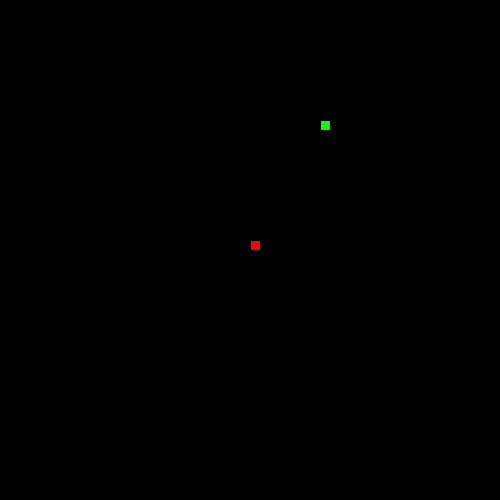
Frame 1 (no input)
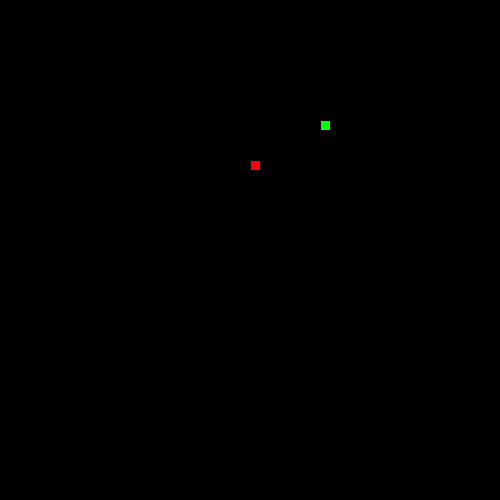
Frame 60 (the mouse pressed at the canvas centre just before this capture)
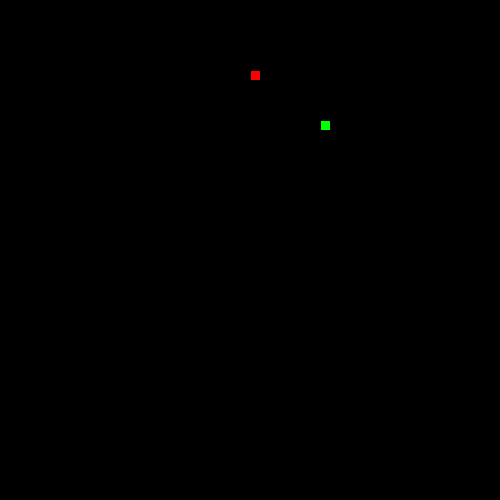
Frame 120 (the mouse held since frame 60 and released just before this capture)

The Processing sketch that drew these frames (run headless with seeded random() and noise(); from frame 60 on, the mouse is pressed at the canvas centre):

// Processing sketch: LeagueSnake
// ── LeagueSnake.pde
//*
// ***** SEGMENT CLASS *****
// This class will be used to represent each part of the moving snake.
//*

class Segment {

//Add x and y member variables. They will hold the corner location of each segment of the snake.
int x;
int y;

// Add a constructor with parameters to initialize each variable.
public Segment(int x, int y) {
    this.x = x;
    this.y = y;

}
}


//*
// ***** GAME VARIABLES *****
// All the game variables that will be shared by the game methods are here
//*

Segment s;
ArrayList<Segment> tail = new ArrayList<Segment>();
int foodX;
int foodY;

int direction = UP;
int hasEaten = 0;
//*
// ***** SETUP METHODS *****
// These methods are called at the start of the game.
//*

void setup() {
size(500,500);

s= new Segment(250,250);


frameRate(20);

dropFood();


}

void dropFood() {
  //Set the food in a new random location
foodX = ((int)random(50)*10);
foodY = ((int)random(50)*10);
}



//*
// ***** DRAW METHODS *****
// These methods are used to draw the snake and its food 
//*

void draw() {
 background(0,0,0);
 drawFood();
 move();
 drawSnake();
 eat();
}

void drawFood() {
  //Draw the food
   fill(0,255,0);
  rect(foodX,foodY,10,10);
}

void drawSnake() {
  //Draw the head of the snake followed by its tail
fill(255,0,0);
rect(s.x,s.y,10,10);
drawTail();
}


//*
// ***** TAIL MANAGEMENT METHODS *****
// These methods make sure the tail is the correct length.
//*

void drawTail() {
  //Draw each segment of the tail 
  for(int i =0;i<tail.size();i++){
rect(tail.get(i).x,tail.get(i).y,10,10);
  }
}

void manageTail() {
  checkTailCollision();
  drawTail();
  //After drawing the tail, add a new segment at the "start" of the tail and remove the one at the "end" 
  //This produces the illusion of the snake tail moving.
  
  
  
  
  
}

void checkTailCollision() {
  //If the snake crosses its own tail, shrink the tail back to one segment
  
}



//*
// ***** CONTROL METHODS *****
// These methods are used to change what is happening to the snake
//*

void keyPressed() {
  //Set the direction of the snake according to the arrow keys pressed
  if(keyCode == UP&& direction !=DOWN){
  direction=UP;
  } 
   if(keyCode == DOWN && direction !=UP){
  direction=DOWN;
  }
   if(keyCode == LEFT && direction !=RIGHT){
  direction= LEFT;
  }
  if(keyCode == RIGHT && direction !=LEFT){
  direction=RIGHT;
  }
  
   
   
}

void move() {
  //Change the location of the Snake head based on the direction it is moving.
  
    
  switch(direction) {
  case UP:
    s.y-=10;
    break;
  case DOWN:
       s.y+=10;
    break;
  case LEFT:
  s.x-=10;
    break;
  case RIGHT:
    s.x+=10;
    break;
  }
 checkBoundaries();
}

void checkBoundaries() {
if(s.x>500){
  s.x=0;
}
 if(s.x<0){
  s.x=500;
}
if(s.y>500){
  s.y=0;
  
}
 if(s.y<0){
  s.y=500;
}
}



void eat() {
if(s.x==foodX && s.y == foodY){
hasEaten++;
dropFood();
}

}
